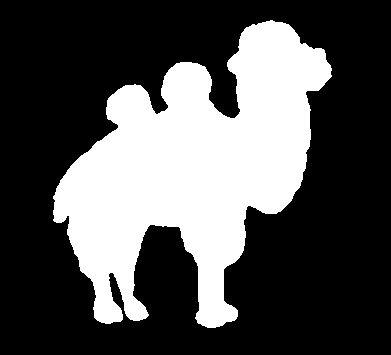
#> input picture camellor.gif, 391 x 355 px
$ python 5validador.py
#> lines starting #> are read from the running program, lines starting #| are printed output that depends on the picture; after the words box and inside, x2 and y2 are one past the last pixel; in counts of white or black regions, pixels touching at a corner belong together
from PIL import Image, ImageSequence
import numpy as np
import cv2
import matplotlib.pyplot as plt

# Cargar el GIF y convertir el primer cuadro a escala de grises
gif = Image.open("camellor.gif")
#> gif is the input picture: PIL image 391x355 L; 31.8% white; 1 white region, box (x1, y1, x2, y2) and area: (53, 20, 332, 328) 44137
frames = [np.array(frame.convert("L")) for frame in ImageSequence.Iterator(gif)]
#> frames = 1 item

# Procesar solo el primer cuadro
imagen = frames[0]

# Dimensiones de la imagen
M, N = imagen.shape
#> M = 355; N = 391

# Aplicar Canny para detectar bordes en la imagen original
bordes_original = cv2.Canny(imagen, 100, 200)
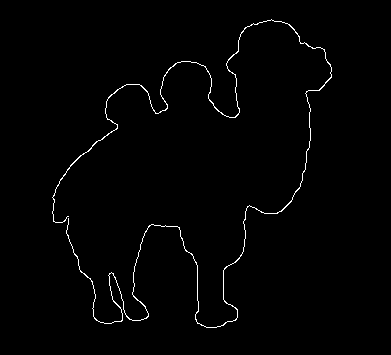
#> bordes_original: shape (355, 391); 1.1% white in thin lines or dots, all inside (x1, y1, x2, y2) = (52, 19, 332, 328)

# Trasladar la imagen 20 píxeles a la derecha y 20 píxeles abajo
M_translate = np.float32([[1, 0, 20], [0, 1, 20]])
imagen_trasladada = cv2.warpAffine(imagen, M_translate, (N, M))
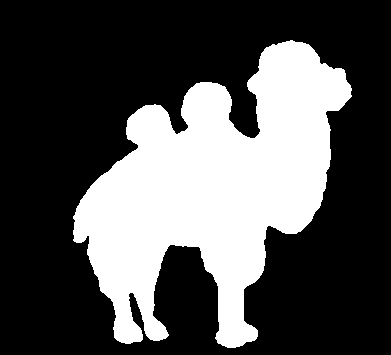
#> imagen_trasladada: shape (355, 391); 31.8% white; 1 white region, box (x1, y1, x2, y2) and area: (73, 40, 352, 348) 44137

# Aplicar Canny en la imagen trasladada
bordes_trasladados = cv2.Canny(imagen_trasladada, 100, 200)
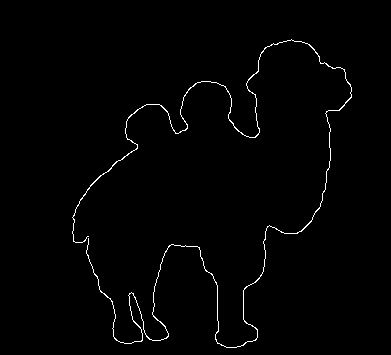
#> bordes_trasladados: shape (355, 391); 1.1% white in thin lines or dots, all inside (x1, y1, x2, y2) = (72, 39, 352, 348)

# Calcular la diferencia entre la imagen original y la trasladada
diferencia = cv2.absdiff(imagen, imagen_trasladada)
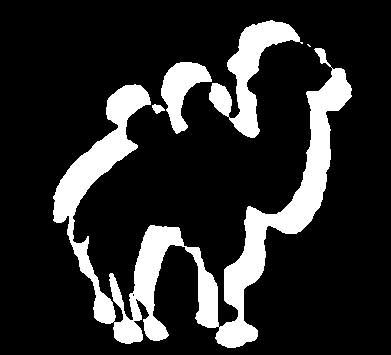
#> diferencia: shape (355, 391); 17.1% white; 5 white regions (1 under 20 px), largest, box (x1, y1, x2, y2) and area: (53, 48, 352, 348) 18306, (209, 20, 303, 138) 3603, (161, 62, 212, 134) 1720, (152, 104, 165, 114) 79

# Mostrar imágenes
plt.figure(figsize=(12, 6))

plt.subplot(2, 2, 1)
plt.title("Imagen Original")
plt.imshow(imagen, cmap="gray")

plt.subplot(2, 2, 2)
plt.title("Imagen Trasladada")
plt.imshow(imagen_trasladada, cmap="gray")

plt.subplot(2, 2, 3)
plt.title("Bordes Originales")
plt.imshow(bordes_original, cmap="gray")

plt.subplot(2, 2, 4)
plt.title("Bordes Trasladados")
plt.imshow(bordes_trasladados, cmap="gray")

plt.show()
